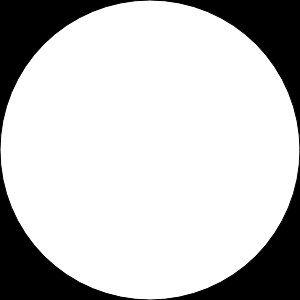
Frame 1 (no input)
Frame 60 (no input): identical to frame 1, image omitted
Frame 120 (the mouse pressed at the canvas centre since frame 60): identical to frame 1, image omitted

The p5.js sketch that drew this single still picture (run headless with seeded random() and noise() and a simulated clock; from frame 60 on, the mouse is pressed at the canvas centre):

// p5.js sketch
// ── sketch.js
function setup() {
  createCanvas(300, 300);
}

function draw() {
  background(0);
  ellipse(150,150,300,300);
}
